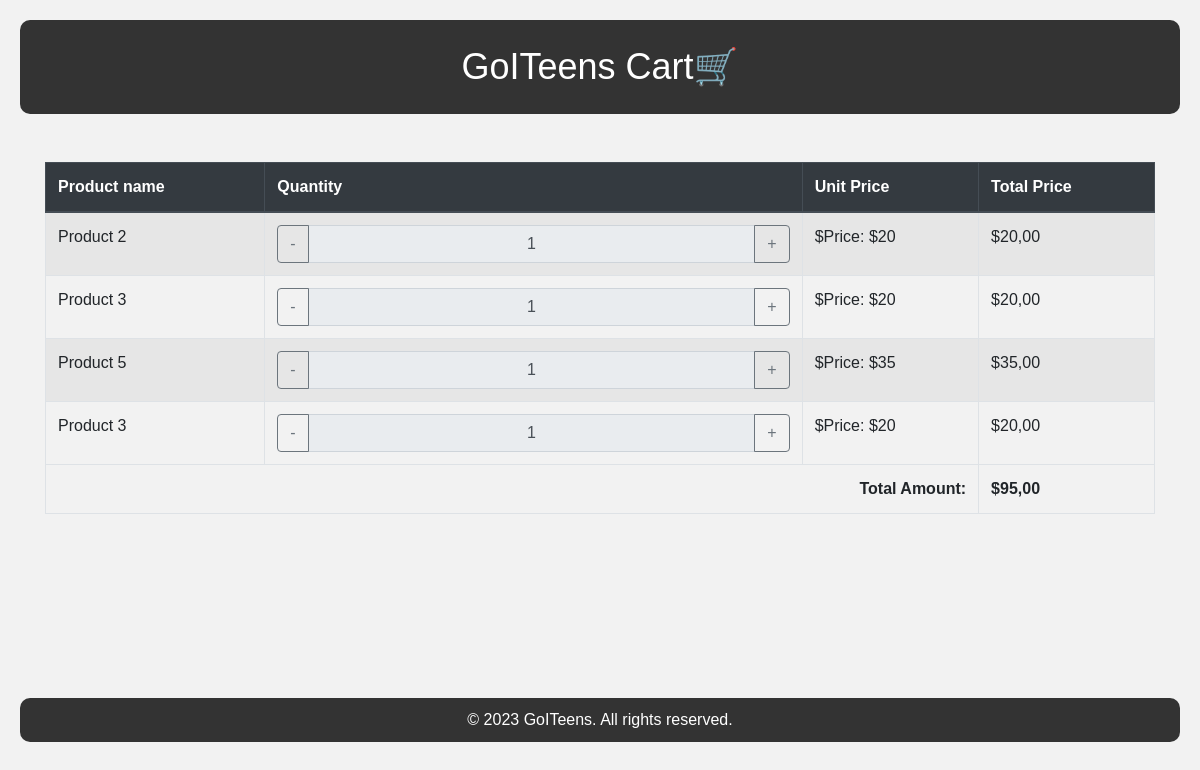
Page /view_basket on the earlier database version.
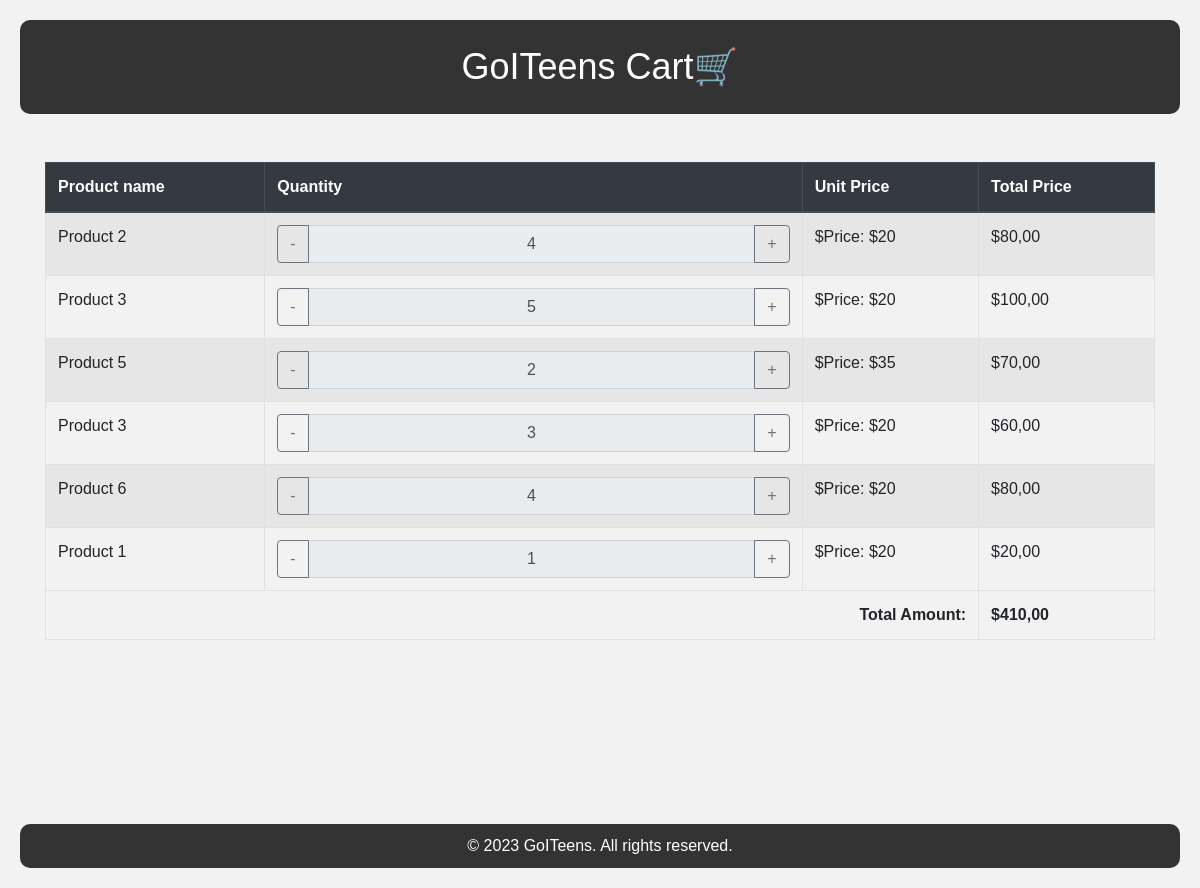
Same page on the later database version.
### market/models.py (models this page shows, shortened)
class Basket(models.Model):
  person = models.ForeignKey(Person, on_delete=models.CASCADE, null=True, blank=True)
  session_key = models.CharField(max_length=40, null=True, blank=True)
  product = models.ForeignKey(NewArrivals, on_delete=models.CASCADE)
  count = models.PositiveIntegerField(default=1)

class NewArrivals(models.Model):
  arrivals_name = models.CharField(max_length=255)
  arrivals_desc = models.CharField(max_length=350)
  arrivals_price = models.CharField(max_length=255)
  photo = models.CharField(max_length=100)

### market/views.py (the view)
# urls.py: path('view_basket', views.view_basket, name='view_basket'),
def view_basket(request):
  basket_items = Basket.objects.all()
  return render(request, 'basket.html', {'basket_items': basket_items})

### market/templatetags/custom_filters.py (called while the page is built)
@register.filter
def multiply(value, arg):
    try:
        value = float(re.sub(r'[^\d.]', '', str(value)))
        arg = float(arg)
        return value * arg
    except (ValueError, TypeError):
        return 0

@register.filter
def calc_total(basket_items):
    total = 0
    for item in basket_items:
        price = float(re.sub(r'[^\d.]', '', str(item.product.arrivals_price)))
        total += price * item.count
    return total

### market/templates/basket.html (shortened to what this page needs)
<!DOCTYPE html>
<html>
<head>
    {% load custom_filters %}
    <link href="https://maxcdn.bootstrapcdn.com/bootstrap/4.5.2/css/bootstrap.min.css" rel="stylesheet">
</head>
<body>
<header>
    <a href="/index" class="logo">GoITeens Cart️🛒</a>
</header>
<div class="container mt-5">
    <div class="table-responsive">
        <table class="table table-bordered table-striped">
            <thead class="thead-dark">
            <tr>
                <th>Product name</th>
                <th>Quantity</th>
                <th>Unit Price</th>
                <th>Total Price</th>
            </tr>
            </thead>
            <tbody>
            {% for item in basket_items %}
            <tr>
                <td>{{ item.product.arrivals_name }}</td>
                <td>
                    <form method="POST" action="{% url 'update_quantity' item.id %}">
                        <div class="input-group">
                            <div class="input-group-prepend">
                                <button type="submit" name="action" value="decrease" class="btn btn-outline-secondary">
                                    -
                                </button>
                            </div>
                            <input type="text" name="quantity" class="form-control text-center" value="{{ item.count }}"
                                   readonly>
                            <div class="input-group-append">
                                <button type="submit" name="action" value="increase" class="btn btn-outline-secondary">
                                    +
                                </button>
                            </div>
                        </div>
                    </form>
                </td>
                <td>${{ item.product.arrivals_price }}</td>
                <td>${{ item.product.arrivals_price|multiply:item.count|floatformat:2 }}</td>
            </tr>
            {% endfor %}
            </tbody>
            <tfoot>
            <tr>
                <th colspan="3" class="text-right">Total Amount:</th>
                <th>${{ basket_items|calc_total|floatformat:2 }}</th>
            </tr>
            </tfoot>
        </table>
    </div>
</div>
<br>
<br>
<br>
<br>
<br>
<br>
<br>
<footer>
    <p>&copy; 2023 GoITeens. All rights reserved.</p>
</footer>
</body>
</html>

### market/templates/basket.html (style rules this page uses)
* { box-sizing: border-box; margin: 0; padding: 0; }
body { background-color: #f2f2f2; font-family: Arial, sans-serif; font-size: 16px; line-height: 1.5; padding: 20px; }
header { background-color: #333; color: #fff; padding: 20px; margin-bottom: 20px; border-radius: 10px; text-align: center; }
header .logo { margin: 0; font-size: 36px; color: white; text-decoration: none; transition: color 0.3s ease; }
footer { background-color: #333; color: #fff; text-align: center; padding: 10px; border-radius: 10px; }
footer p { margin: 0; }

Differences in the rows shown:
changed Basket "Product 2": quantity "1" → "4"; product.arrivals_price|multiply "20,00" → "80,00"; product+count "95,00" → "410,00"
changed Basket (number 2 of 6 on the later page): quantity "1" → "5"; product.arrivals_price|multiply "20,00" → "100,00"
changed Basket "Product 5": quantity "1" → "2"; product.arrivals_price|multiply "35,00" → "70,00"
changed Basket (number 4 of 6 on the later page): quantity "1" → "3"; product.arrivals_price|multiply "20,00" → "60,00"
added Basket: product.arrivals_name "Product 6", quantity "4", product.arrivals_price "Price: $20", product.arrivals_price|multiply "80,00"
added Basket: product.arrivals_name "Product 1", quantity "1", product.arrivals_price "Price: $20", product.arrivals_price|multiply "20,00"
